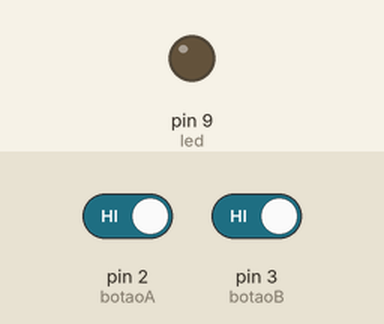
Recording of a sketch running on a simulated Arduino Uno, built with avr-gcc and run on an emulated ATmega328P. Parts: output pins drawn as LEDs (lit = HIGH). The test bench sets the inputs (shaded band); at power-on: pin 2 (botaoA) HIGH, pin 3 (botaoB) HIGH.

Above: at 1.2 s.
1.3 s: pin 2 (botaoA) driven LOW and pin 3 (botaoB) driven LOW
At 1.6 s:
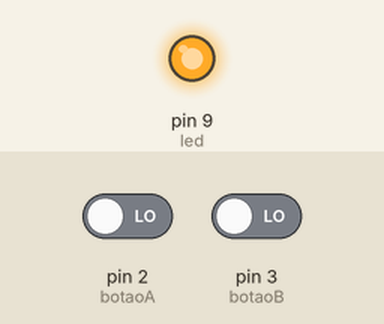
2.8 s: pin 2 (botaoA) driven HIGH
At 3.9 s:
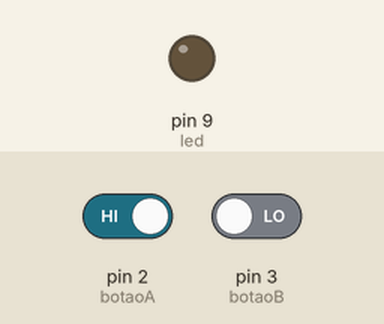
4.3 s: pin 2 (botaoA) driven LOW
At 5.0 s:
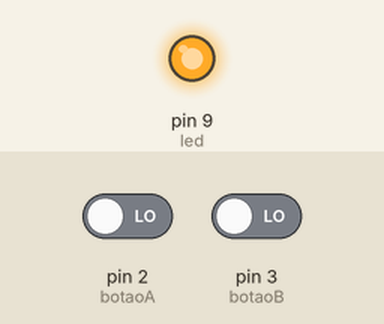
Timing chart, 0 to 7.3 s (numbered marks = the images above; inputs shaded):
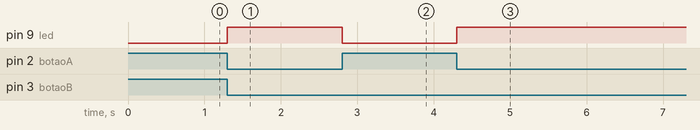

Measured:
- after the input at 1.3 s, pin 9 (led): LOW → HIGH at once
- after the input at 2.8 s, pin 9 (led): HIGH → LOW at once
- after the input at 4.3 s, pin 9 (led): LOW → HIGH at once

The sketch:

1_lista.ino
```cpp
int led = 9;
int botaoA = 2;
int botaoB = 3;

void setup() {
  pinMode(led, OUTPUT);
  pinMode(botaoA, INPUT_PULLUP);
  pinMode(botaoB, INPUT_PULLUP);
}

void loop() {
  int estadoA = digitalRead(botaoA);
  int estadoB = digitalRead(botaoB);

  // ambos pressionados (LOW por causa do pull-up)
  if (estadoA == LOW && estadoB == LOW) {
    digitalWrite(led, HIGH); // liga LED
  } else {
    digitalWrite(led, LOW);  // desliga LED
  }
}
```
